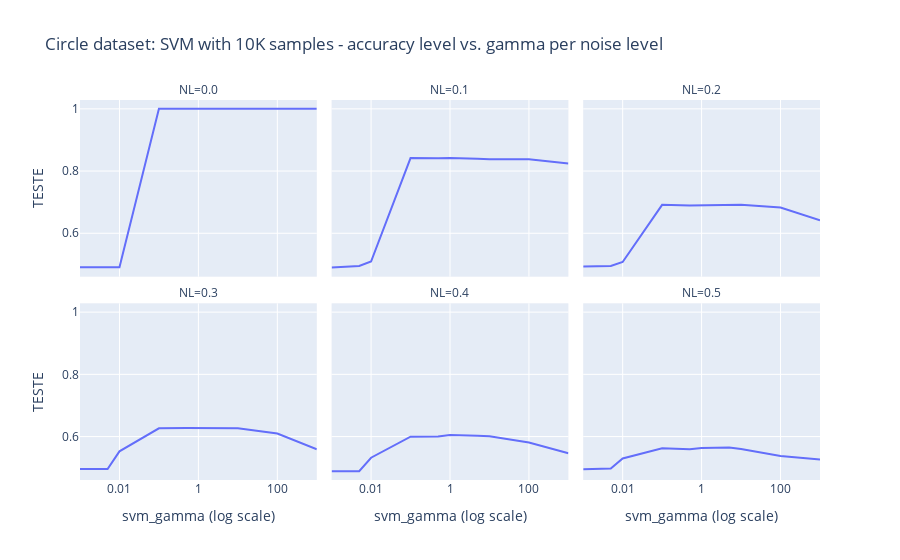

Notebook source saved alongside this figure:
### Markdown cell above
### For SVM only, For dataset of size 10k and for each dataset, What are the best model params? How stable is it?

### Code cell
dfCircle = results_df.query("DS_NAME == 'Circle' & CLF_NAME == 'svm' & N == 10000")
dfBySvmAnd10K = circles_df.groupby(['NL', 'HPS']).apply(lambda group: group[group.TESTE == group.TESTE.max()]).reset_index(drop=True)
px.line(dfBySvmAnd10K, x='HPS', labels = {'HPS': 'svm_gamma (log scale)'}, y='TESTE', 
           facet_col='NL', facet_col_wrap=3,
           log_x=True, title="Circle dataset: SVM with 10K samples - accuracy level vs. gamma per noise level")

### Figure 1 — Plotly figure (JSON) as saved in the notebook; plotly's stock layout.template omitted (floating-point values rounded to 4 significant figures)
{"data": [{"hovertemplate": "NL=0.0<br>svm_gamma (log scale)=%{x}<br>TESTE=%{y}<extra></extra>", "legendgroup": "", "line": {"color": "#636efa", "dash": "solid"}, "marker": {"symbol": "circle"}, "mode": "lines", "name": "", "orientation": "v", "showlegend": false, "type": "scatter", "x": [0.001, 0.005, 0.01, 0.1, 0.5, 1, 5, 10, 100, 1000], "xaxis": "x4", "y": [0.4908, 0.4908, 0.4908, 1, 1, 1, 1, 1, 1, 1], "yaxis": "y4"}, {"hovertemplate": "NL=0.1<br>svm_gamma (log scale)=%{x}<br>TESTE=%{y}<extra></extra>", "legendgroup": "", "line": {"color": "#636efa", "dash": "solid"}, "marker": {"symbol": "circle"}, "mode": "lines", "name": "", "orientation": "v", "showlegend": false, "type": "scatter", "x": [0.001, 0.005, 0.01, 0.1, 0.5, 1, 5, 10, 100, 1000], "xaxis": "x5", "y": [0.4899, 0.4948, 0.5092, 0.8417, 0.8413, 0.8417, 0.8392, 0.8379, 0.8376, 0.8246], "yaxis": "y5"}, {"hovertemplate": "NL=0.2<br>svm_gamma (log scale)=%{x}<br>TESTE=%{y}<extra></extra>", "legendgroup": "", "line": {"color": "#636efa", "dash": "solid"}, "marker": {"symbol": "circle"}, "mode": "lines", "name": "", "orientation": "v", "showlegend": false, "type": "scatter", "x": [0.001, 0.005, 0.01, 0.1, 0.5, 1, 5, 10, 100, 1000], "xaxis": "x6", "y": [0.4934, 0.4949, 0.5077, 0.6915, 0.6891, 0.6899, 0.6917, 0.6919, 0.6829, 0.6415], "yaxis": "y6"}, {"hovertemplate": "NL=0.3<br>svm_gamma (log scale)=%{x}<br>TESTE=%{y}<extra></extra>", "legendgroup": "", "line": {"color": "#636efa", "dash": "solid"}, "marker": {"symbol": "circle"}, "mode": "lines", "name": "", "orientation": "v", "showlegend": false, "type": "scatter", "x": [0.001, 0.005, 0.01, 0.1, 0.5, 1, 5, 10, 100, 1000], "xaxis": "x", "y": [0.4958, 0.4958, 0.5525, 0.6265, 0.6277, 0.6279, 0.6285, 0.6265, 0.6099, 0.5593], "yaxis": "y"}, {"hovertemplate": "NL=0.4<br>svm_gamma (log scale)=%{x}<br>TESTE=%{y}<extra></extra>", "legendgroup": "", "line": {"color": "#636efa", "dash": "solid"}, "marker": {"symbol": "circle"}, "mode": "lines", "name": "", "orientation": "v", "showlegend": false, "type": "scatter", "x": [0.001, 0.005, 0.01, 0.1, 0.5, 1, 5, 10, 100, 1000], "xaxis": "x2", "y": [0.4888, 0.4889, 0.532, 0.5997, 0.6001, 0.6047, 0.6027, 0.6007, 0.5812, 0.5463], "yaxis": "y2"}, {"hovertemplate": "NL=0.5<br>svm_gamma (log scale)=%{x}<br>TESTE=%{y}<extra></extra>", "legendgroup": "", "line": {"color": "#636efa", "dash": "solid"}, "marker": {"symbol": "circle"}, "mode": "lines", "name": "", "orientation": "v", "showlegend": false, "type": "scatter", "x": [0.001, 0.005, 0.01, 0.1, 0.5, 1, 5, 10, 100, 1000], "xaxis": "x3", "y": [0.4952, 0.4973, 0.5297, 0.5622, 0.5589, 0.5629, 0.5647, 0.56, 0.5374, 0.5261], "yaxis": "y3"}], "layout": {"annotations": [{"font": {}, "showarrow": false, "text": "NL=0.3", "x": 0.16, "xanchor": "center", "xref": "paper", "y": 0.465, "yanchor": "bottom", "yref": "paper"}, {"font": {}, "showarrow": false, "text": "NL=0.4", "x": 0.5, "xanchor": "center", "xref": "paper", "y": 0.465, "yanchor": "bottom", "yref": "paper"}, {"font": {}, "showarrow": false, "text": "NL=0.5", "x": 0.84, "xanchor": "center", "xref": "paper", "y": 0.465, "yanchor": "bottom", "yref": "paper"}, {"font": {}, "showarrow": false, "text": "NL=0.0", "x": 0.16, "xanchor": "center", "xref": "paper", "y": 1.0, "yanchor": "bottom", "yref": "paper"}, {"font": {}, "showarrow": false, "text": "NL=0.1", "x": 0.5, "xanchor": "center", "xref": "paper", "y": 1.0, "yanchor": "bottom", "yref": "paper"}, {"font": {}, "showarrow": false, "text": "NL=0.2", "x": 0.84, "xanchor": "center", "xref": "paper", "y": 1.0, "yanchor": "bottom", "yref": "paper"}], "autosize": true, "legend": {"tracegroupgap": 0}, "title": {"text": "Circle dataset: SVM with 10K samples - accuracy level vs. gamma per noise level"}, "xaxis": {"anchor": "y", "autorange": true, "domain": [0, 0.32], "range": [-3.0, 3.0], "title": {"text": "svm_gamma (log scale)"}, "type": "log"}, "xaxis2": {"anchor": "y2", "autorange": true, "domain": [0.34, 0.66], "matches": "x", "range": [-3.0, 3.0], "title": {"text": "svm_gamma (log scale)"}, "type": "log"}, "xaxis3": {"anchor": "y3", "autorange": true, "domain": [0.68, 1.0], "matches": "x", "range": [-3.0, 3.0], "title": {"text": "svm_gamma (log scale)"}, "type": "log"}, "xaxis4": {"anchor": "y4", "autorange": true, "domain": [0, 0.32], "matches": "x", "range": [-3.0, 3.0], "showticklabels": false, "type": "log"}, "xaxis5": {"anchor": "y5", "autorange": true, "domain": [0.34, 0.66], "matches": "x", "range": [-3.0, 3.0], "showticklabels": false, "type": "log"}, "xaxis6": {"anchor": "y6", "autorange": true, "domain": [0.68, 1.0], "matches": "x", "range": [-3.0, 3.0], "showticklabels": false, "type": "log"}, "yaxis": {"anchor": "x", "autorange": true, "domain": [0, 0.465], "range": [0.4604, 1.028], "title": {"text": "TESTE"}, "type": "linear"}, "yaxis2": {"anchor": "x2", "autorange": true, "domain": [0, 0.465], "matches": "y", "range": [0.4604, 1.028], "showticklabels": false, "type": "linear"}, "yaxis3": {"anchor": "x3", "autorange": true, "domain": [0, 0.465], "matches": "y", "range": [0.4604, 1.028], "showticklabels": false, "type": "linear"}, "yaxis4": {"anchor": "x4", "autorange": true, "domain": [0.535, 1.0], "matches": "y", "range": [0.4604, 1.028], "title": {"text": "TESTE"}, "type": "linear"}, "yaxis5": {"anchor": "x5", "autorange": true, "domain": [0.535, 1.0], "matches": "y", "range": [0.4604, 1.028], "showticklabels": false, "type": "linear"}, "yaxis6": {"anchor": "x6", "autorange": true, "domain": [0.535, 1.0], "matches": "y", "range": [0.4604, 1.028], "showticklabels": false, "type": "linear"}}}
